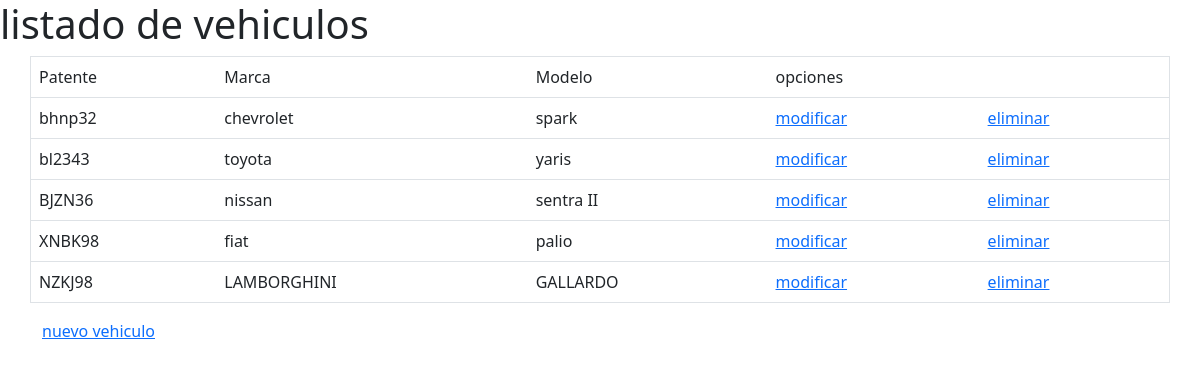
The page / on the database its author committed.
### core/models.py (models this page shows, shortened)
class Vehiculo(models.Model):
    patente = models.CharField(max_length=6,primary_key=True, verbose_name='Patente')
    marca = models.CharField(max_length=20, verbose_name='Marca vehiculo')
    modelo = models.CharField(max_length=20,null=True,blank=True,verbose_name='Modelo')
    categoria = models.ForeignKey(Categoria, on_delete=models.CASCADE)

### core/views.py (the view)
# urls.py: 2. Add a URL to urlpatterns:  path('', views.home, name='home')
def home(request):
    vehiculos= Vehiculo.objects.all()
    datos = {
        'vehiculos':vehiculos
    }
    return render(request, 'core/home.html', datos)

### core/templates/core/home.html (shortened to what this page needs)
<!DOCTYPE html>
<html lang="en">
<head>
<link href="https://cdn.jsdelivr.net/npm/bootstrap@5.2.0-beta1/dist/css/bootstrap.min.css" rel="stylesheet">
</head>
<body class="">
    <div class="row">
        <h1>listado de vehiculos</h1>
    </div>
    <div class="container">
    <div class="row">
        <table class="table" border=1>
            <tr><td>Patente</td><td>Marca</td><td>Modelo</td><td>opciones</td> <td></td></tr>
            {% for ve in vehiculos %}
            <tr><td>{{ve.patente}}</td><td>{{ve.marca}}</td><td>{{ve.modelo}}</td>
            <td><a href="{% url 'form_mod_vehiculo' ve.patente %}"> modificar</a></td>
            <td><a href="{% url 'form_del_vehiculo' ve.patente %}"> eliminar</a></td>
        </tr>
            {% endfor %}
        </table>
    <a href="{% url 'form_vehiculo' %}">nuevo vehiculo</a>
    </div>
</div>
</body>
</html>

### rows shown on the page
Vehiculo: patente "bhnp32", marca "chevrolet", modelo "spark"
Vehiculo: patente "bl2343", marca "toyota", modelo "yaris"
Vehiculo: patente "BJZN36", marca "nissan", modelo "sentra II"
Vehiculo: patente "XNBK98", marca "fiat", modelo "palio"
Vehiculo: patente "NZKJ98", marca "LAMBORGHINI", modelo "GALLARDO"
